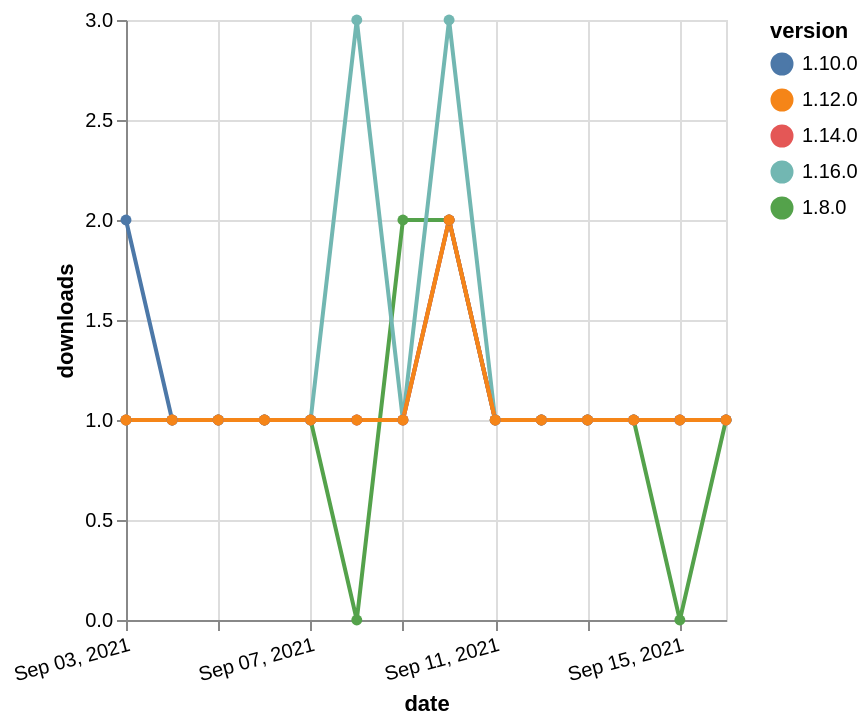

Specify this chart in Vega-Lite:
### Vega-Lite specification from a JSON file in a GitHub repository (floating-point values rounded to 4 significant figures)
{"$schema": "https://vega.github.io/schema/vega-lite/v5.json", "description": "A simple bar chart with embedded data.", "data": {"values": [{"date": "2021-09-03", "total": 229, "delta": 1, "version": "1.8.0"}, {"date": "2021-09-04", "total": 230, "delta": 1, "version": "1.8.0"}, {"date": "2021-09-05", "total": 231, "delta": 1, "version": "1.8.0"}, {"date": "2021-09-06", "total": 232, "delta": 1, "version": "1.8.0"}, {"date": "2021-09-07", "total": 233, "delta": 1, "version": "1.8.0"}, {"date": "2021-09-08", "total": 233, "delta": 0, "version": "1.8.0"}, {"date": "2021-09-09", "total": 235, "delta": 2, "version": "1.8.0"}, {"date": "2021-09-10", "total": 237, "delta": 2, "version": "1.8.0"}, {"date": "2021-09-11", "total": 238, "delta": 1, "version": "1.8.0"}, {"date": "2021-09-12", "total": 239, "delta": 1, "version": "1.8.0"}, {"date": "2021-09-13", "total": 240, "delta": 1, "version": "1.8.0"}, {"date": "2021-09-14", "total": 241, "delta": 1, "version": "1.8.0"}, {"date": "2021-09-15", "total": 241, "delta": 0, "version": "1.8.0"}, {"date": "2021-09-16", "total": 242, "delta": 1, "version": "1.8.0"}, {"date": "2021-09-03", "total": 191, "delta": 2, "version": "1.10.0"}, {"date": "2021-09-04", "total": 192, "delta": 1, "version": "1.10.0"}, {"date": "2021-09-05", "total": 193, "delta": 1, "version": "1.10.0"}, {"date": "2021-09-06", "total": 194, "delta": 1, "version": "1.10.0"}, {"date": "2021-09-07", "total": 195, "delta": 1, "version": "1.10.0"}, {"date": "2021-09-08", "total": 196, "delta": 1, "version": "1.10.0"}, {"date": "2021-09-09", "total": 197, "delta": 1, "version": "1.10.0"}, {"date": "2021-09-10", "total": 199, "delta": 2, "version": "1.10.0"}, {"date": "2021-09-11", "total": 200, "delta": 1, "version": "1.10.0"}, {"date": "2021-09-12", "total": 201, "delta": 1, "version": "1.10.0"}, {"date": "2021-09-13", "total": 202, "delta": 1, "version": "1.10.0"}, {"date": "2021-09-14", "total": 203, "delta": 1, "version": "1.10.0"}, {"date": "2021-09-15", "total": 204, "delta": 1, "version": "1.10.0"}, {"date": "2021-09-16", "total": 205, "delta": 1, "version": "1.10.0"}, {"date": "2021-09-03", "total": 169, "delta": 1, "version": "1.16.0"}, {"date": "2021-09-04", "total": 170, "delta": 1, "version": "1.16.0"}, {"date": "2021-09-05", "total": 171, "delta": 1, "version": "1.16.0"}, {"date": "2021-09-06", "total": 172, "delta": 1, "version": "1.16.0"}, {"date": "2021-09-07", "total": 173, "delta": 1, "version": "1.16.0"}, {"date": "2021-09-08", "total": 176, "delta": 3, "version": "1.16.0"}, {"date": "2021-09-09", "total": 177, "delta": 1, "version": "1.16.0"}, {"date": "2021-09-10", "total": 180, "delta": 3, "version": "1.16.0"}, {"date": "2021-09-11", "total": 181, "delta": 1, "version": "1.16.0"}, {"date": "2021-09-12", "total": 182, "delta": 1, "version": "1.16.0"}, {"date": "2021-09-13", "total": 183, "delta": 1, "version": "1.16.0"}, {"date": "2021-09-14", "total": 184, "delta": 1, "version": "1.16.0"}, {"date": "2021-09-15", "total": 185, "delta": 1, "version": "1.16.0"}, {"date": "2021-09-16", "total": 186, "delta": 1, "version": "1.16.0"}, {"date": "2021-09-03", "total": 154, "delta": 1, "version": "1.14.0"}, {"date": "2021-09-04", "total": 155, "delta": 1, "version": "1.14.0"}, {"date": "2021-09-05", "total": 156, "delta": 1, "version": "1.14.0"}, {"date": "2021-09-06", "total": 157, "delta": 1, "version": "1.14.0"}, {"date": "2021-09-07", "total": 158, "delta": 1, "version": "1.14.0"}, {"date": "2021-09-08", "total": 159, "delta": 1, "version": "1.14.0"}, {"date": "2021-09-09", "total": 160, "delta": 1, "version": "1.14.0"}, {"date": "2021-09-10", "total": 162, "delta": 2, "version": "1.14.0"}, {"date": "2021-09-11", "total": 163, "delta": 1, "version": "1.14.0"}, {"date": "2021-09-12", "total": 164, "delta": 1, "version": "1.14.0"}, {"date": "2021-09-13", "total": 165, "delta": 1, "version": "1.14.0"}, {"date": "2021-09-14", "total": 166, "delta": 1, "version": "1.14.0"}, {"date": "2021-09-15", "total": 167, "delta": 1, "version": "1.14.0"}, {"date": "2021-09-16", "total": 168, "delta": 1, "version": "1.14.0"}, {"date": "2021-09-03", "total": 171, "delta": 1, "version": "1.12.0"}, {"date": "2021-09-04", "total": 172, "delta": 1, "version": "1.12.0"}, {"date": "2021-09-05", "total": 173, "delta": 1, "version": "1.12.0"}, {"date": "2021-09-06", "total": 174, "delta": 1, "version": "1.12.0"}, {"date": "2021-09-07", "total": 175, "delta": 1, "version": "1.12.0"}, {"date": "2021-09-08", "total": 176, "delta": 1, "version": "1.12.0"}, {"date": "2021-09-09", "total": 177, "delta": 1, "version": "1.12.0"}, {"date": "2021-09-10", "total": 179, "delta": 2, "version": "1.12.0"}, {"date": "2021-09-11", "total": 180, "delta": 1, "version": "1.12.0"}, {"date": "2021-09-12", "total": 181, "delta": 1, "version": "1.12.0"}, {"date": "2021-09-13", "total": 182, "delta": 1, "version": "1.12.0"}, {"date": "2021-09-14", "total": 183, "delta": 1, "version": "1.12.0"}, {"date": "2021-09-15", "total": 184, "delta": 1, "version": "1.12.0"}, {"date": "2021-09-16", "total": 185, "delta": 1, "version": "1.12.0"}]}, "width": "container", "mark": {"type": "line", "point": {"filled": true}}, "encoding": {"x": {"field": "date", "type": "temporal", "timeUnit": "yearmonthdate", "title": "date", "axis": {"labelAngle": -15}}, "y": {"field": "delta", "type": "quantitative", "title": "downloads"}, "color": {"field": "version", "type": "nominal"}, "tooltip": {"field": "delta"}}}
